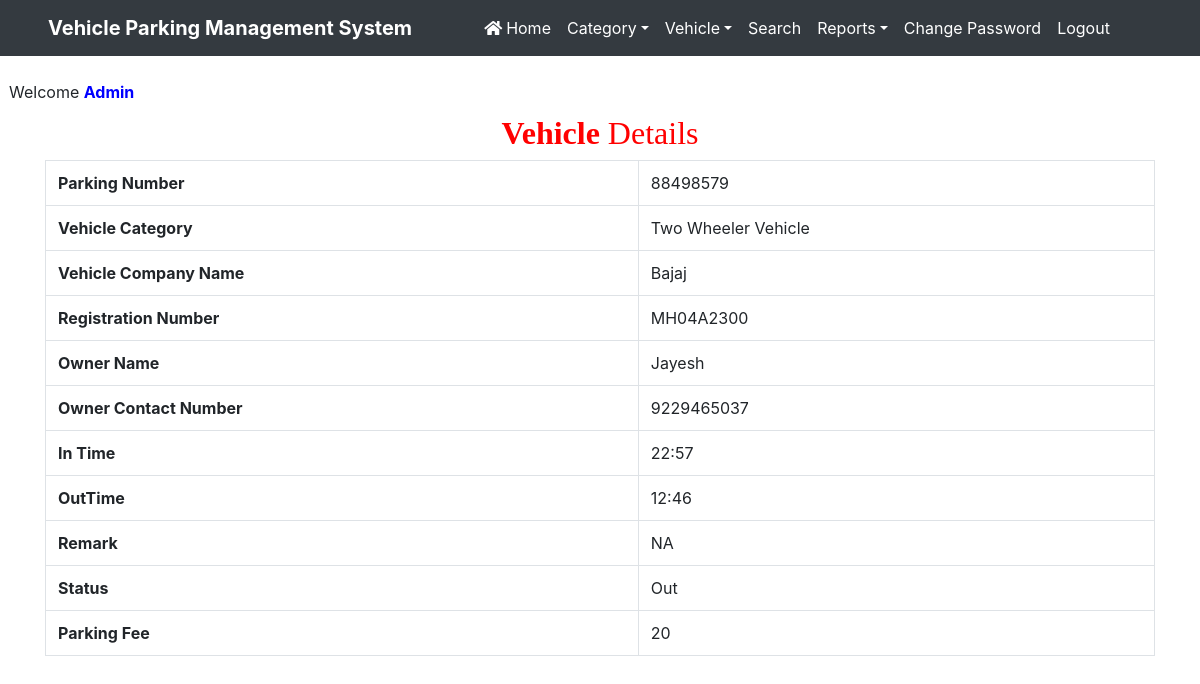
Page /view_outgoingdetail/1 (signed in) on the committed database.
### vehicle/models.py (models this page shows, shortened)
class Vehicle(models.Model):
    parkingnumber = models.CharField(max_length=20)
    category = models.ForeignKey(Category, on_delete=models.CASCADE)
    vehiclecompany = models.CharField(max_length=50)
    regno = models.CharField(max_length=10)
    ownername = models.CharField(max_length=50)
    ownercontact = models.CharField(max_length=15)
    pdate = models.DateField()
    intime = models.CharField(max_length=50)
    outtime = models.CharField(max_length=50)
    parkingcharge = models.CharField(max_length=50)
    remark = models.CharField(max_length=500)
    status = models.CharField(max_length=20)

class Category(models.Model):
    categoryname = models.CharField(max_length=50)
    def __str__(self):
        return self.categoryname

### vehicle/views.py (the view)
# urls.py: path('view_outgoingdetail/<int:pid>',view_outgoingdetail,name='view_outgoingdetail'),
def view_outgoingdetail(request, pid):
    if not request.user.is_authenticated:
        return redirect('admin_login')
    vehicle = Vehicle.objects.get(id=pid)
    d = {'vehicle': vehicle}
    return render(request, 'view_outgoingdetail.html', d)

### vehicle/templates/view_outgoingdetail.html (shortened to what this page needs)
{% load static %}
<html>
<head>
{% include 'headeradmin.html' %}
  <link rel = stylesheet href="https://cdn.datatables.net/1.10.20/css/jquery.dataTables.min.css">
<link rel = stylesheet href="https://cdn.datatables.net/buttons/1.6.1/css/buttons.dataTables.min.css">
</head>
<body>
{% include 'nav2admin.html' %}
<br> &nbsp;&nbsp;Welcome <b style = 'text-transform : capitalize ; color : blue'>{{request.user.username}}</b>
<div class="container" style = "margin-top:10px">
<h2 class="text-center" style = "font-family : Monotype Corsiva ; color : red"> <strong>Vehicle</strong>  Details</h2>
 <table border="1" class="table table-bordered">
                                            <tr>
    <th>Parking Number</th>
    <td>{{vehicle.parkingnumber}}</td>
  </tr>
   <tr>
    <th>Vehicle Category</th>
    <td>{{vehicle.category}}</td>
  </tr>
  <tr>
    <th>Vehicle Company Name</th>
    <td>{{vehicle.vehiclecompany}}</td>
  </tr>
  <tr>
    <th>Registration Number</th>
    <td>{{vehicle.regno}}</td>
  </tr>
  <tr>
    <th>Owner Name</th>
    <td>{{vehicle.ownername}}</td>
  </tr>
  <tr>
    <th>Owner Contact Number</th>
    <td>{{vehicle.ownercontact}}</td>
  </tr>
  <tr>
    <th>In Time</th>
    <td>{{vehicle.intime}}</td>
  </tr>
  <tr>
      <tr>
    <th>OutTime</th>
    <td>{{vehicle.outtime}}</td>
  </tr>
      <tr>
    <th>Remark</th>
    <td>{{vehicle.remark}}</td>
    </tr>
    <th>Status</th>
    <td>{{vehicle.status}}</td>
  </tr>
    <tr>
    <th>Parking Fee</th>
    <td>{{vehicle.parkingcharge}}</td>
  </tr>
</table>
</div>
</body>
</html>

### vehicle/static/css/mystyle.css (style rules this page uses)
html { scroll-behavior:smooth; }

### rows in the picture
Vehicle: parkingnumber "88498579", category "Two Wheeler Vehicle", vehiclecompany "Bajaj", regno "MH04A2300", ownername "Jayesh", ownercontact "9229465037", intime "22:57", outtime "12:46", remark "NA", status "Out", parkingcharge "20"

### other values in the picture
{{ request.user.username }} "Admin"
